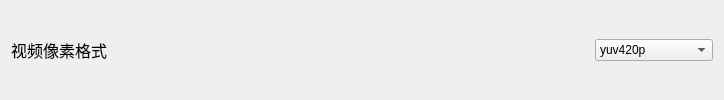
                                      <widget class="QWidget" name="widget_21" native="true">
                                       <layout class="QHBoxLayout" name="horizontalLayout_35">
                                        <item>
                                         <widget class="QLabel" name="encoderLabel_7">
                                          <property name="font">
                                           <font>
                                            <pointsize>12</pointsize>
                                           </font>
                                          </property>
                                          <property name="text">
                                           <string>视频像素格式</string>
                                          </property>
                                         </widget>
                                        </item>
                                        <item>
                                         <spacer name="horizontalSpacer_20">
                                          <property name="orientation">
                                           <enum>Qt::Orientation::Horizontal</enum>
                                          </property>
                                          <property name="sizeHint" stdset="0">
                                           <size>
                                            <width>469</width>
                                            <height>20</height>
                                           </size>
                                          </property>
                                         </spacer>
                                        </item>
                                        <item>
                                         <widget class="QLabel" name="label_58">
                                          <property name="maximumSize">
                                           <size>
                                            <width>25</width>
                                            <height>25</height>
                                           </size>
                                          </property>
                                          <property name="toolTip">
                                           <string>&lt;html&gt;&lt;head/&gt;&lt;body&gt;&lt;p&gt;&lt;span style=&quot; font-weight:700;&quot;&gt;像素格式&lt;/span&gt;&lt;/p&gt;&lt;p&gt;- &lt;span style=&quot; font-family:'Droid Sans Mono','monospace','monospace'; font-size:9pt; color:#cccccc;&quot;&gt;定义视频帧中每个像素的颜色信息存储方式。&lt;/span&gt;&lt;/p&gt;&lt;p&gt;&lt;span style=&quot; font-family:'Droid Sans Mono','monospace','monospace'; font-size:9pt; color:#cccccc;&quot;&gt;- yuv420p：最常见，丢弃的信息最多。 &lt;/span&gt;（&lt;span style=&quot; font-weight:700;&quot;&gt;mkv, mp4, mov, avi, webm&lt;/span&gt;）&lt;/p&gt;&lt;p&gt;&lt;span style=&quot; font-family:'Droid Sans Mono','monospace','monospace'; font-size:9pt; color:#cccccc;&quot;&gt;- yuv422p：介于 420p 与 444p 之间。 &lt;/span&gt;（&lt;span style=&quot; font-weight:700;&quot;&gt;mkv, mov, mp4&lt;/span&gt;）&lt;/p&gt;&lt;p&gt;&lt;span style=&quot; font-family:'Droid Sans Mono','monospace','monospace'; font-size:9pt; color:#cccccc;&quot;&gt;- yuv444p：保留的信息最多。 &lt;/span&gt;（&lt;span style=&quot; font-weight:700;&quot;&gt;mkv, mov, mp4&lt;/span&gt;）&lt;br/&gt;&lt;/p&gt;&lt;p&gt;- &lt;span style=&quot; font-family:'Droid Sans Mono','monospace','monospace'; font-size:9pt; color:#cccccc;&quot;&gt;yuv 420/422/444 p10le：各自的 10 位版本。（仅 mkv 与 mp4 容器） &lt;/span&gt;（&lt;span style=&quot; font-weight:700;&quot;&gt;mkv, mov, mp4&lt;/span&gt;）&lt;/p&gt;&lt;/body&gt;&lt;/html&gt;</string>
                                          </property>
                                          <property name="text">
                                           <string/>
                                          </property>
                                          <property name="pixmap">
                                           <pixmap resource="resources.qrc">:/icons/icons/info.svg</pixmap>
                                          </property>
                                          <property name="scaledContents">
                                           <bool>true</bool>
                                          </property>
                                         </widget>
                                        </item>
                                        <item>
                                         <widget class="QComboBox" name="video_pixel_format">
                                          <property name="minimumSize">
                                           <size>
                                            <width>0</width>
                                            <height>0</height>
                                           </size>
                                          </property>
                                          <item>
                                           <property name="text">
                                            <string>yuv420p</string>
                                           </property>
                                          </item>
                                          <item>
                                           <property name="text">
                                            <string>yuv422p</string>
                                           </property>
                                          </item>
                                          <item>
                                           <property name="text">
                                            <string>yuv444p</string>
                                           </property>
                                          </item>
                                          <item>
                                           <property name="text">
                                            <string>yuv420p (10 bit)</string>
                                           </property>
                                          </item>
                                          <item>
                                           <property name="text">
                                            <string>yuv422p (10 bit)</string>
                                           </property>
                                          </item>
                                          <item>
                                           <property name="text">
                                            <string>yuv444p (10 bit)</string>
                                           </property>
                                          </item>
                                         </widget>
                                        </item>
                                       </layout>
                                      </widget>
